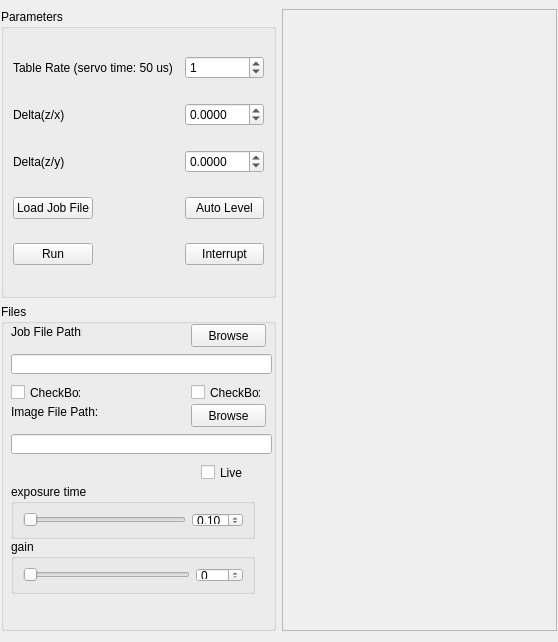
<?xml version="1.0" encoding="UTF-8"?>
<ui version="4.0">
 <class>main_QWidget</class>
 <widget class="QWidget" name="main_QWidget">
  <property name="geometry">
   <rect>
    <x>0</x>
    <y>0</y>
    <width>558</width>
    <height>642</height>
   </rect>
  </property>
  <property name="windowTitle">
   <string>Form</string>
  </property>
  <layout class="QHBoxLayout" name="main_horizontalLayout">
   <property name="leftMargin">
    <number>1</number>
   </property>
   <property name="topMargin">
    <number>9</number>
   </property>
   <property name="rightMargin">
    <number>1</number>
   </property>
   <item>
    <widget class="QWidget" name="settings_verticalWidget" native="true">
     <property name="maximumSize">
      <size>
       <width>275</width>
       <height>16777215</height>
      </size>
     </property>
     <layout class="QVBoxLayout" name="settings_verticalLayout">
      <property name="leftMargin">
       <number>0</number>
      </property>
      <property name="topMargin">
       <number>0</number>
      </property>
      <property name="rightMargin">
       <number>0</number>
      </property>
      <property name="bottomMargin">
       <number>0</number>
      </property>
      <item>
       <widget class="QGroupBox" name="groupBox">
        <property name="sizePolicy">
         <sizepolicy hsizetype="Preferred" vsizetype="Minimum">
          <horstretch>0</horstretch>
          <verstretch>0</verstretch>
         </sizepolicy>
        </property>
        <property name="minimumSize">
         <size>
          <width>275</width>
          <height>0</height>
         </size>
        </property>
        <property name="maximumSize">
         <size>
          <width>16777215</width>
          <height>289</height>
         </size>
        </property>
        <property name="title">
         <string>Parameters</string>
        </property>
        <layout class="QGridLayout" name="gridLayout">
         <item row="1" column="0" colspan="2">
          <widget class="QLabel" name="TableRate">
           <property name="text">
            <string>Table Rate (servo time: 50 us)</string>
           </property>
          </widget>
         </item>
         <item row="3" column="0" colspan="3">
          <widget class="QLabel" name="label">
           <property name="text">
            <string>Delta(z/y)</string>
           </property>
          </widget>
         </item>
         <item row="2" column="0" colspan="3">
          <widget class="QLabel" name="res_mode_label">
           <property name="text">
            <string>Delta(z/x)</string>
           </property>
          </widget>
         </item>
         <item row="4" column="3">
          <widget class="QPushButton" name="AutoLevel_PushButton">
           <property name="text">
            <string>Auto Level</string>
           </property>
          </widget>
         </item>
         <item row="3" column="3">
          <widget class="QDoubleSpinBox" name="delta_zy_doubleSpinBox">
           <property name="suffix">
            <string/>
           </property>
           <property name="decimals">
            <number>4</number>
           </property>
           <property name="minimum">
            <double>-1.000000000000000</double>
           </property>
           <property name="maximum">
            <double>1.000000000000000</double>
           </property>
           <property name="singleStep">
            <double>0.000100000000000</double>
           </property>
          </widget>
         </item>
         <item row="4" column="0">
          <widget class="QPushButton" name="LoadJobFile_PushButton">
           <property name="text">
            <string>Load Job File</string>
           </property>
          </widget>
         </item>
         <item row="2" column="3">
          <widget class="QDoubleSpinBox" name="delta_zx_doubleSpinBox">
           <property name="decimals">
            <number>4</number>
           </property>
           <property name="minimum">
            <double>-1.000000000000000</double>
           </property>
           <property name="maximum">
            <double>1.000000000000000</double>
           </property>
           <property name="singleStep">
            <double>0.000100000000000</double>
           </property>
          </widget>
         </item>
         <item row="1" column="3">
          <widget class="QDoubleSpinBox" name="TableRate_doubleSpinBox">
           <property name="suffix">
            <string/>
           </property>
           <property name="decimals">
            <number>0</number>
           </property>
           <property name="maximum">
            <double>100000.000000000000000</double>
           </property>
           <property name="singleStep">
            <double>1.000000000000000</double>
           </property>
           <property name="value">
            <double>1.000000000000000</double>
           </property>
          </widget>
         </item>
         <item row="5" column="0">
          <widget class="QPushButton" name="start_pushButton">
           <property name="text">
            <string>Run</string>
           </property>
          </widget>
         </item>
         <item row="5" column="3">
          <widget class="QPushButton" name="interrupt_pushButton">
           <property name="text">
            <string>Interrupt</string>
           </property>
          </widget>
         </item>
        </layout>
       </widget>
      </item>
      <item>
       <widget class="QGroupBox" name="groupBox_2">
        <property name="minimumSize">
         <size>
          <width>275</width>
          <height>0</height>
         </size>
        </property>
        <property name="title">
         <string>Files</string>
        </property>
        <widget class="QLabel" name="label_2">
         <property name="geometry">
          <rect>
           <x>10</x>
           <y>20</y>
           <width>71</width>
           <height>16</height>
          </rect>
         </property>
         <property name="text">
          <string>Job File Path:</string>
         </property>
        </widget>
        <widget class="QLineEdit" name="Job_File_lineEdit">
         <property name="geometry">
          <rect>
           <x>10</x>
           <y>50</y>
           <width>261</width>
           <height>20</height>
          </rect>
         </property>
        </widget>
        <widget class="QPushButton" name="JobFileBrowseButton">
         <property name="geometry">
          <rect>
           <x>190</x>
           <y>20</y>
           <width>75</width>
           <height>23</height>
          </rect>
         </property>
         <property name="text">
          <string>Browse</string>
         </property>
        </widget>
        <widget class="QLabel" name="label_3">
         <property name="geometry">
          <rect>
           <x>10</x>
           <y>100</y>
           <width>91</width>
           <height>16</height>
          </rect>
         </property>
         <property name="text">
          <string>Image File Path:</string>
         </property>
        </widget>
        <widget class="QLineEdit" name="Img_File_lineEdit">
         <property name="geometry">
          <rect>
           <x>10</x>
           <y>130</y>
           <width>261</width>
           <height>20</height>
          </rect>
         </property>
        </widget>
        <widget class="QPushButton" name="ImgFileBrowseButton">
         <property name="geometry">
          <rect>
           <x>190</x>
           <y>100</y>
           <width>75</width>
           <height>23</height>
          </rect>
         </property>
         <property name="text">
          <string>Browse</string>
         </property>
        </widget>
        <widget class="QCheckBox" name="mode_line">
         <property name="geometry">
          <rect>
           <x>10</x>
           <y>80</y>
           <width>70</width>
           <height>17</height>
          </rect>
         </property>
         <property name="text">
          <string>CheckBox</string>
         </property>
        </widget>
        <widget class="QCheckBox" name="mode_pnt">
         <property name="geometry">
          <rect>
           <x>190</x>
           <y>80</y>
           <width>70</width>
           <height>17</height>
          </rect>
         </property>
         <property name="text">
          <string>CheckBox</string>
         </property>
        </widget>
        <widget class="QPushButton" name="pushButton">
         <property name="geometry">
          <rect>
           <x>670</x>
           <y>150</y>
           <width>75</width>
           <height>23</height>
          </rect>
         </property>
         <property name="text">
          <string>PushButton</string>
         </property>
        </widget>
        <widget class="QGroupBox" name="exposure_GroupBox">
         <property name="geometry">
          <rect>
           <x>10</x>
           <y>180</y>
           <width>244</width>
           <height>55</height>
          </rect>
         </property>
         <property name="title">
          <string>exposure time</string>
         </property>
         <layout class="QHBoxLayout" name="horizontalLayout_4">
          <property name="leftMargin">
           <number>9</number>
          </property>
          <property name="topMargin">
           <number>9</number>
          </property>
          <property name="rightMargin">
           <number>9</number>
          </property>
          <property name="bottomMargin">
           <number>9</number>
          </property>
          <item>
           <widget class="QSlider" name="exposure_horizontalSlider">
            <property name="maximum">
             <number>2</number>
            </property>
            <property name="orientation">
             <enum>Qt::Horizontal</enum>
            </property>
           </widget>
          </item>
          <item>
           <widget class="QDoubleSpinBox" name="exp_value">
            <property name="maximum">
             <double>5.000000000000000</double>
            </property>
            <property name="singleStep">
             <double>0.010000000000000</double>
            </property>
            <property name="value">
             <double>0.100000000000000</double>
            </property>
           </widget>
          </item>
         </layout>
        </widget>
        <widget class="QGroupBox" name="gain_horizontalGroupBox">
         <property name="geometry">
          <rect>
           <x>10</x>
           <y>235</y>
           <width>244</width>
           <height>55</height>
          </rect>
         </property>
         <property name="title">
          <string>gain</string>
         </property>
         <layout class="QHBoxLayout" name="horizontalLayout_7">
          <item>
           <widget class="QSlider" name="gain_horizontalSlider">
            <property name="minimum">
             <number>100</number>
            </property>
            <property name="maximum">
             <number>500</number>
            </property>
            <property name="value">
             <number>100</number>
            </property>
            <property name="orientation">
             <enum>Qt::Horizontal</enum>
            </property>
           </widget>
          </item>
          <item>
           <widget class="QDoubleSpinBox" name="gain_doubleSpinBox">
            <property name="decimals">
             <number>0</number>
            </property>
           </widget>
          </item>
         </layout>
        </widget>
        <widget class="QCheckBox" name="live_checkBox">
         <property name="geometry">
          <rect>
           <x>200</x>
           <y>160</y>
           <width>48</width>
           <height>17</height>
          </rect>
         </property>
         <property name="text">
          <string>Live</string>
         </property>
        </widget>
       </widget>
      </item>
     </layout>
    </widget>
   </item>
   <item>
    <widget class="QFrame" name="frame">
     <property name="frameShape">
      <enum>QFrame::StyledPanel</enum>
     </property>
     <property name="frameShadow">
      <enum>QFrame::Raised</enum>
     </property>
    </widget>
   </item>
  </layout>
 </widget>
 <resources/>
 <connections/>
</ui>
